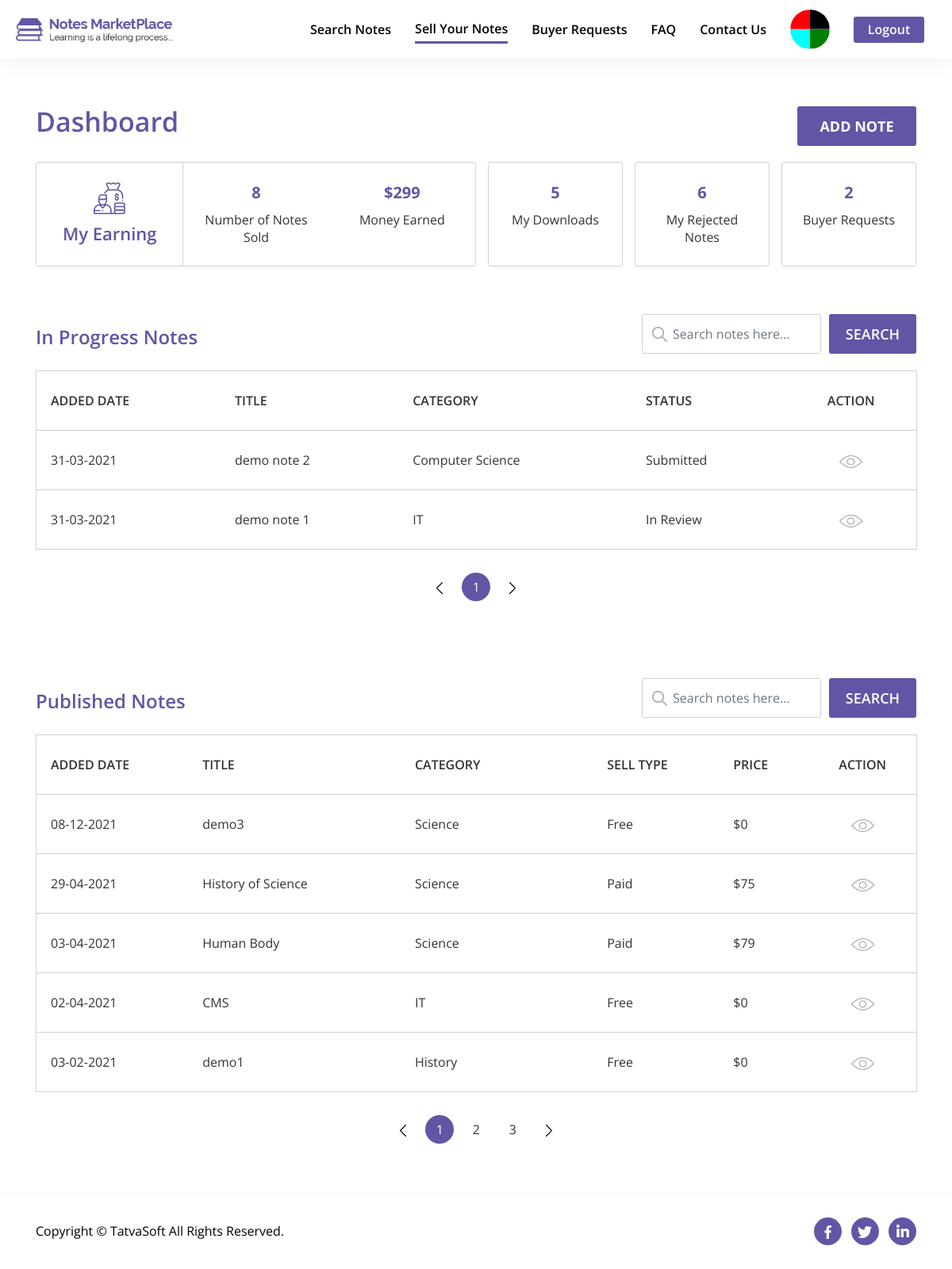
Page /Front/html/dashboard.php (signed in) on the committed database.
### tables this page shows
CREATE TABLE `user_profile` (
  `ProfileID` int(11) NOT NULL,
  `UserID` int(11) NOT NULL,
  `DOB` date DEFAULT NULL,
  `Gender` int(11) DEFAULT NULL,
  `SecondaryEmail` varchar(100) DEFAULT NULL,
  `CountryCode` varchar(5) NOT NULL,
  `PhoneNumber` varchar(20) NOT NULL,
  `ProfilePicture` varchar(500) DEFAULT NULL,
  `AddressLine1` varchar(100) NOT NULL,
  `AddressLine2` varchar(100) NOT NULL,
  `City` varchar(50) NOT NULL,
  `State` varchar(50) NOT NULL,
  `ZipCode` varchar(50) NOT NULL,
  `Country` varchar(50) NOT NULL,
  `University` varchar(100) DEFAULT NULL,
  `College` varchar(100) DEFAULT NULL,
  `CreatedDate` datetime DEFAULT current_timestamp(),
  `CreatedBy` int(11) DEFAULT NULL,
  `ModifiedDate` datetime DEFAULT NULL ON UPDATE current_timestamp(),
  `ModifiedBy` int(11) DEFAULT NULL
);

CREATE TABLE `seller_notes` (
  `NoteID` int(11) NOT NULL,
  `SellerID` int(11) NOT NULL,
  `Status` int(11) NOT NULL,
  `ActionedBy` int(11) DEFAULT NULL,
  `AdminRemarks` mediumtext DEFAULT NULL,
  `PublishedDate` datetime DEFAULT NULL,
  `Title` varchar(100) NOT NULL,
  `Category` int(11) NOT NULL,
  `DisplayPicture` varchar(500) DEFAULT NULL,
  `NoteType` int(11) DEFAULT NULL,
  `NumberOfPages` int(11) DEFAULT NULL,
  `Description` mediumtext NOT NULL,
  `UniversityName` varchar(200) DEFAULT NULL,
  `Country` int(11) DEFAULT NULL,
  `Course` varchar(100) DEFAULT NULL,
  `CourseCode` varchar(100) DEFAULT NULL,
  `Professor` varchar(100) DEFAULT NULL,
  `IsPaid` bit(1) NOT NULL,
  `SellingPrice` decimal(10,0) DEFAULT NULL,
  `NotesPreview` mediumtext DEFAULT NULL,
  `CreatedDate` datetime DEFAULT current_timestamp(),
  `CreatedBy` int(11) DEFAULT NULL,
  `ModifiedDate` datetime DEFAULT NULL ON UPDATE current_timestamp(),
  `ModifiedBy` int(11) DEFAULT NULL,
  `IsActive` bit(1) NOT NULL DEFAULT b'1'
);

CREATE TABLE `note_categories` (
  `CategoryID` int(11) NOT NULL,
  `Name` varchar(100) NOT NULL,
  `Description` mediumtext NOT NULL,
  `CreatedDate` datetime DEFAULT current_timestamp(),
  `CreatedBy` int(11) DEFAULT NULL,
  `ModifiedDate` datetime DEFAULT NULL ON UPDATE current_timestamp(),
  `ModifiedBy` int(11) DEFAULT NULL,
  `IsActive` bit(1) NOT NULL DEFAULT b'1'
);

### Front/html/dashboard.php (the view, shortened to what the rows shown need)
<?php include "../includes/head.php"; ?>
<body>
    <section id="dashboard">
        <div class="only-white-nav extra-style-nav">
            <header class="site-header">
                <div class="header-wrapper">
                    <div class="navigation-wrapper">
                        <nav class="main-nav">
                            <ul class="menu-navigation">
                                <li class="logged-in-user-photo-li">
                                    <div class="dropdown">
                                        <a href="#" role="button" id="dropdownMenuLink" data-toggle="dropdown" aria-haspopup="true" aria-expanded="false">
                                            <div class="logged-in-user-photo">
                                                <img src="<?php echo $user_dp_path; ?>" alt="User Photo" class="rounded-circle">
                                            </div>
                                        </a>
                                    </div>
                                </li>
                            </ul>
                        </nav>
                    </div>
                </div>
            </header>
        </div>
                                        <?php
                                        $UserID = $_SESSION['UserID'];
                                        ?>
        <div class="content-box-lg">
            <div class="container">
                <div class="in-progress-notes-table general-table-responsive">
                    <div class="table-responsive-xl">
                        <table class="table table-bordered" id="in-progress-notes-table">
                            <thead>
                                <tr>
                                    <th scope="col">Added date</th>
                                    <th scope="col">title</th>
                                    <th scope="col">category</th>
                                    <th scope="col">status</th>
                                    <th scope="col" class="text-center" data-orderable="false">action</th>
                                </tr>
                            </thead>
                            <tbody>
                                <?php
                                $in_progressed_notes = "SELECT NoteID, Status, DATE_FORMAT(CreatedDate, '%d-%m-%Y') as CreatedDate, Title, Category FROM seller_notes WHERE SellerID = {$UserID} AND (Status = 6 OR Status = 7 OR Status = 8) AND IsActive = 1 ";
                                $in_progressed_notes_query = mysqli_query($connection, $in_progressed_notes);
                                $in_progressed_notes_count = mysqli_num_rows($in_progressed_notes_query);
                                if ($in_progressed_notes_count != 0) {
                                    while ($row = mysqli_fetch_assoc($in_progressed_notes_query)) {
                                        $note_id = $row['NoteID'];
                                        $addedDate = $row['CreatedDate'];
                                        $addedDateStr = strtotime($addedDate);
                                        $title = $row['Title'];
                                        $NoteCategoryID = $row['Category'];
                                        $category = mysqli_fetch_assoc(mysqli_query($connection, "SELECT Name FROM note_categories WHERE CategoryID = {$NoteCategoryID} "))['Name'];
                                        $status = $row['Status'];
                                        if ($status == 7) {
                                            $NoteStatus = 'Submitted';
                                        }
                                        if ($status == 8) {
                                            $NoteStatus = 'In Review';
                                        }
                                ?>
                                        <tr>
                                            <td data-sort="<?php echo $addedDateStr; ?>"><?php echo $addedDate; ?></td>
                                            <td><?php echo $title; ?></td>
                                            <td><?php echo $category; ?></td>
                                            <td><?php echo $NoteStatus; ?></td>
                                            <?php
                                            if ($status == 6) { ?>
                                                <td class='text-center'>
                                                    <a href='add-note.php?note_id=<?php echo $note_id; ?>'><img class='edit-img-in-table' src='../images/Dashboard/edit.png' alt='edit'></a>
                                                    <a class='delete-note-link' href='' rel='<?php echo $note_id; ?>' data-toggle='modal' data-target='#deleteNoteModal'><img class='delete-img-in-table' src='../images/Dashboard/delete.png' alt='edit'></a>
                                                </td>
                                            <?php  } else { ?>
                                                <td class='text-center'><a href='note-detail.php?note_id=<?php echo $note_id; ?>'><img class='eye-img-in-table' src='../images/Dashboard/eye.png' alt='eye'></a></td>
                                            <?php } ?>
                                        </tr>
                                <?php
                                    }
                                }
                                ?>
                            </tbody>
                        </table>
                    </div>
                </div>
            </div>
        </div>
        <div class="content-box-lg">
            <div class="container">
                <div class="published-notes-table general-table-responsive">
                    <div class="table-responsive-lg">
                        <table class="table table-bordered" id="published-notes-table">
                            <thead>
                                <tr>
                                    <th scope="col">Added date</th>
                                    <th scope="col">title</th>
                                    <th scope="col">category</th>
                                    <th scope="col">sell type</th>
                                    <th scope="col">price</th>
                                    <th scope="col" class="text-center" data-orderable="false">action</th>
                                </tr>
                            </thead>
                            <tbody>
                                <?php
                                $published_notes = "SELECT NoteID, DATE_FORMAT(PublishedDate, '%d-%m-%Y') as PublishedDate, Title, Category, IsPaid, SellingPrice FROM seller_notes WHERE SellerID = $UserID AND Status = 9 AND IsActive = 1 ";
                                $published_notes_query = mysqli_query($connection, $published_notes);
                                $published_notes_count = mysqli_num_rows($published_notes_query);
                                if ($published_notes_count != 0) {
                                    while ($row = mysqli_fetch_assoc($published_notes_query)) {
                                        $p_note_id = $row['NoteID'];
                                        $publishedDate = $row['PublishedDate'];
                                        $publishedDateStr = strtotime($publishedDate);
                                        $title = $row['Title'];
                                        $NoteCategoryID = $row['Category'];
                                        $category = mysqli_fetch_assoc(mysqli_query($connection, "SELECT Name FROM note_categories WHERE CategoryID = {$NoteCategoryID} "))['Name'];
                                        $sell_type = $row['IsPaid'];
                                        $selling_price = $row['SellingPrice'];
                                        echo "<tr>";
                                        echo "<td data-sort='{$publishedDateStr}'>$publishedDate</td>";
                                        echo "<td>$title</td>";
                                        echo "<td>$category</td>";
                                        if ($sell_type == 0) {
                                            $st = "Free";
                                        } else {
                                            $st = "Paid";
                                        }
                                        echo "<td>" . $st . "</td>";
                                        echo "<td>$" . $selling_price . "</td>";
                                        echo "<td class='text-center'><a href='note-detail.php?note_id={$p_note_id}'><img class='eye-img-in-table' src='../images/Dashboard/eye.png' alt='eye'></a></td>";
                                        echo "</tr>";
                                    }
                                }
                                ?>
                            </tbody>
                        </table>
                    </div>
                </div>
            </div>
        </div>
    </section>
</body>
</html>

### rows in the picture
user_profile: ProfilePicture (picture)
seller_notes: addedDate "31-03-2021", Title "demo note 2", Category.Name "Computer Science", Status "Submitted"
seller_notes: addedDate "31-03-2021", Title "demo note 1", Category.Name "IT", Status "In Review"
seller_notes: publishedDate "02-04-2021", Title "CMS", Category.Name "IT", IsPaid "Free", SellingPrice "0"
seller_notes: publishedDate "29-04-2021", Title "History of Science", Category.Name "Science", IsPaid "Paid", SellingPrice "75"
seller_notes: publishedDate "03-02-2021", Title "demo1", Category.Name "History", IsPaid "Free", SellingPrice "0"
seller_notes: publishedDate "08-12-2021", Title "demo3", Category.Name "Science", IsPaid "Free", SellingPrice "0"
seller_notes: publishedDate "03-04-2021", Title "Human Body", Category.Name "Science", IsPaid "Paid", SellingPrice "79"

### other values in the picture
$sold_count "8"
$total_earning "299"
$my_downloads_count "5"
$rejected_notes_count "6"
$buyer_requests_count "2"
